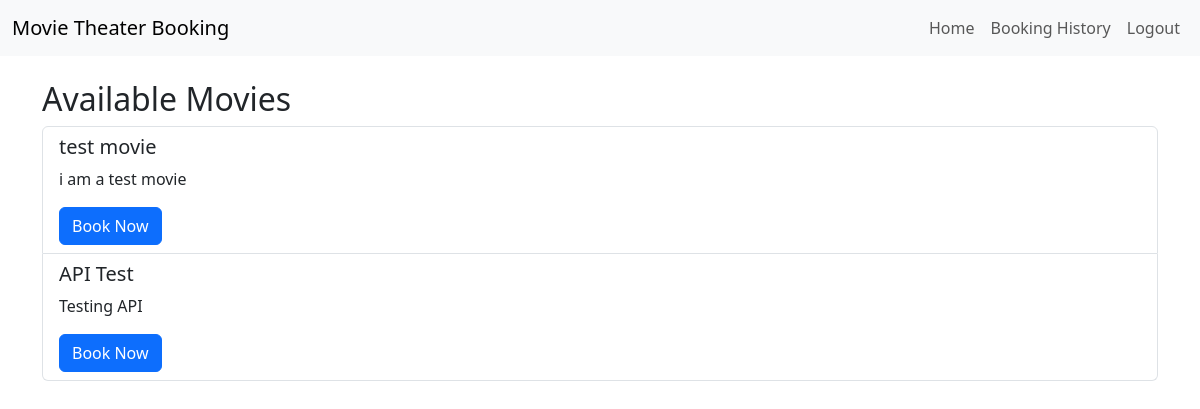
The app's page / (signed in) with its own data.
### bookings/models.py (models this page shows, shortened)
class Movie(models.Model):
    title = models.CharField(max_length=255)
    description = models.TextField()
    release_date = models.DateField()
    duration = models.IntegerField(help_text="Duration in minutes")

### bookings/views.py (the view)
# urls.py: path('', views.movie_list, name='movie_list'),
def movie_list(request):
    movies = Movie.objects.all()
    return render(request, 'bookings/movie_list.html', {'movies': movies})

### bookings/templates/bookings/movie_list.html (shortened to what this page needs)
{% extends 'bookings/base.html' %}
{% block content %}
<h2>Available Movies</h2>
<div class="list-group">
    {% for movie in movies %}
    <div class="list-group-item">
        <h5>{{ movie.title }}</h5>
        <p>{{ movie.description }}</p>
        <a href="{% url 'book_seat' movie.id %}" class="btn btn-primary">Book Now</a>
    </div>
    {% endfor %}
</div>
{% endblock %}

### records on screen
Movie: title "test movie", description "i am a test movie"
Movie: title "API Test", description "Testing API"
